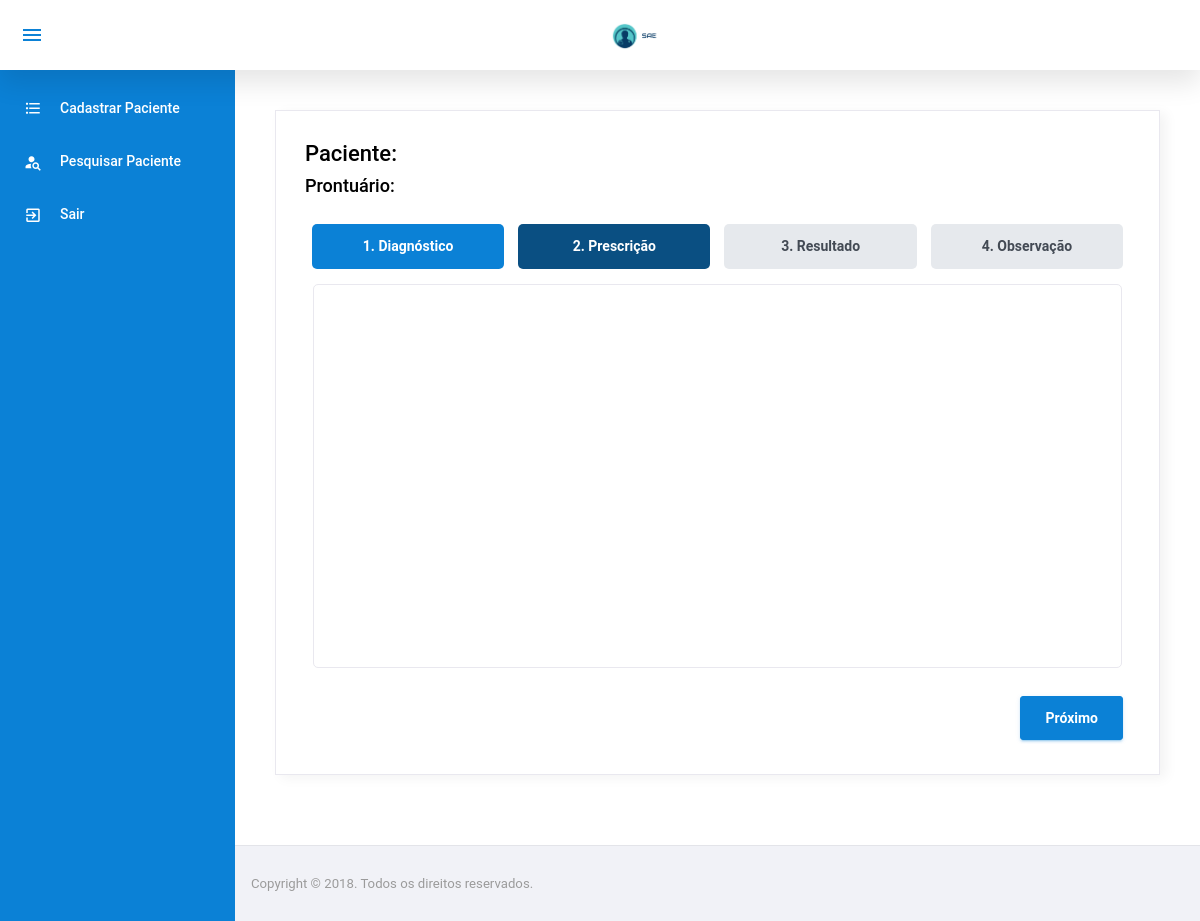
/rotina/RotinaPrescricaoRot.php?idQuestionario=7 (signed in), run on an earlier commit of the app's database.
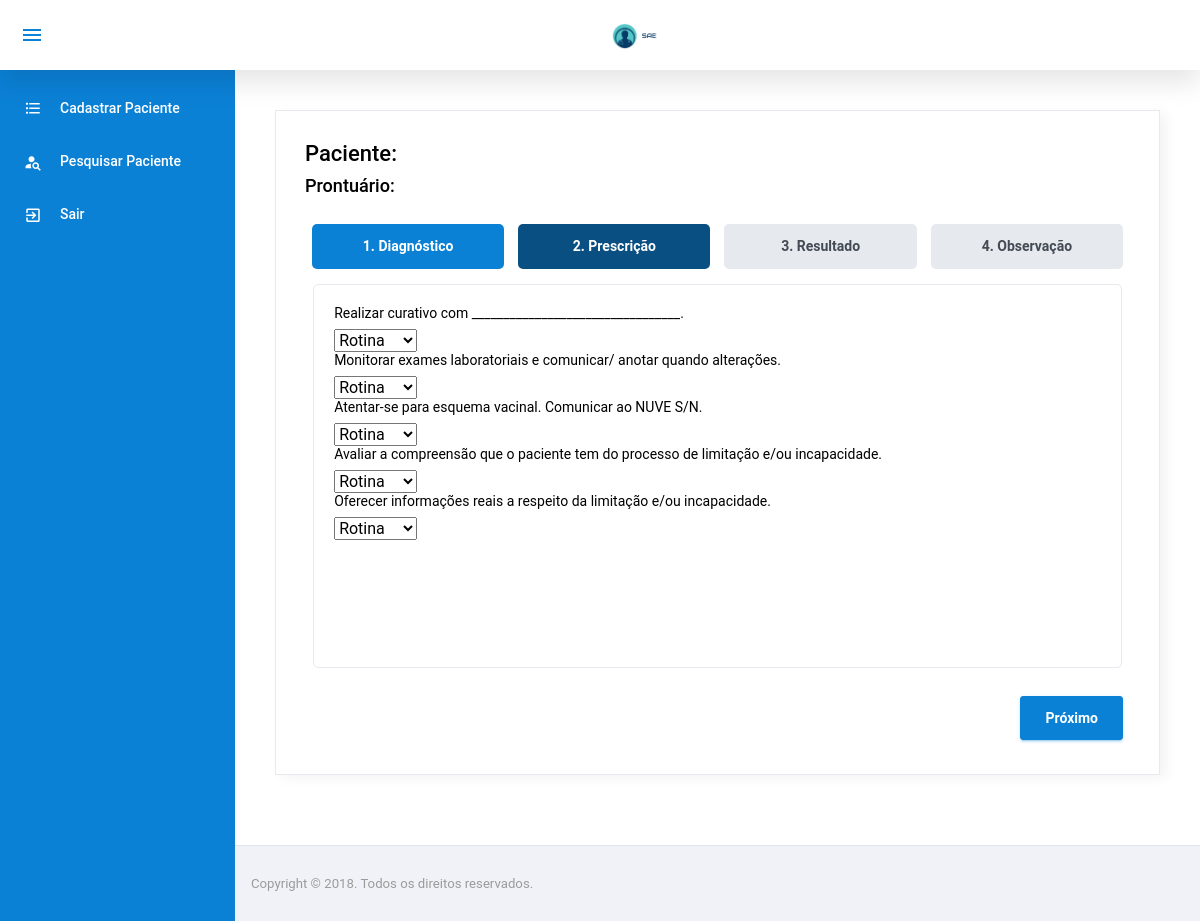
And on a later commit of the database.
### tables this page shows
CREATE TABLE `pacienteprescricao` (
  `IdDiagnostico` int(11) NOT NULL,
  `IdPrescricao` int(11) NOT NULL,
  `IdQuestionarioDiagPresc` int(11) NOT NULL,
  `Rotina` varchar(200) NOT NULL
);

CREATE TABLE `prescricao` (
  `IdPrescricao` int(11) NOT NULL,
  `Descricao` varchar(300) NOT NULL
);

### config/BD.php (called while the page is built, shortened)
<?php
	class BancoDados{
		public static function obterConexao(){
			if(isset($conexao) == false){
				$conexao = new PDO("mysql:dbname=u989534060_sae;host=localhost","root","",array(PDO::MYSQL_ATTR_INIT_COMMAND => "SET NAMES utf8"));
				$conexao->setAttribute(PDO::ATTR_ERRMODE, PDO::ERRMODE_EXCEPTION);
			}
			return $conexao;
		}
	}
?>

### model/PacientePrescricaoModel.php (called while the page is built, shortened)
<?php
	require_once $_SERVER["DOCUMENT_ROOT"] . "/sae/config/BD.php";
	class PacientePrescricaoModel{
		private $bd;
		 function __construct(){
		 	$this->bd = BancoDados::obterConexao();
		 }
		 public function listarTodosPorQuestionarioDiagPresc($idQuestionarioDiagPresc){
			$listarTodosPorQuestionarioDiagPresc = $this->bd->prepare("SELECT * from pacienteprescricao where IdQuestionarioDiagPresc = :idQuestionarioDiagPresc");
            $listarTodosPorQuestionarioDiagPresc->bindParam(":idQuestionarioDiagPresc", $idQuestionarioDiagPresc);
            $listarTodosPorQuestionarioDiagPresc->execute();
            $res = $listarTodosPorQuestionarioDiagPresc->fetchAll(PDO::FETCH_ASSOC);
            return $res;
		 }
	}
?>

### model/PrescricaoModel.php (called while the page is built, shortened)
<?php
	require_once $_SERVER["DOCUMENT_ROOT"] . "/sae/config/BD.php";
	class PrescricaoModel{
		private $bd;
		 function __construct(){
		 	$this->bd = BancoDados::obterConexao();
		 }
         public function listarID($idPrescricao){
            $listarUm = $this->bd->prepare("SELECT * from prescricao where idPrescricao = :idPrescricao");
            $listarUm->bindParam(":idPrescricao", $idPrescricao, PDO::PARAM_INT);
            $listarUm->execute();
            $res = $listarUm->fetch(PDO::FETCH_ASSOC);
            return $res;
         }
	}
?>

### rotina/RotinaPrescricaoRot.php (the view, shortened to what the changed rows need)
<!DOCTYPE html>
<html lang="pt-br">
<?php
    include $_SERVER["DOCUMENT_ROOT"] . "/sae/template/header.php";
    require_once $_SERVER["DOCUMENT_ROOT"]	. "/sae/model/PacientePrescricaoModel.php";
    require_once $_SERVER["DOCUMENT_ROOT"]	. "/sae/model/PrescricaoModel.php";
    $idQuestionario = $_GET["idQuestionario"];
    $pacientePrescricaoModel = new PacientePrescricaoModel();
    $prescricaoModel = new PrescricaoModel();
    $resQuestionarioPresc = $pacientePrescricaoModel->listarTodosPorQuestionarioDiagPresc($idQuestionario);
?>
<body>
  <div class="container-scroller">
    <?php require '../template/menuENF.php'; ?>
      <div class="main-panel">
        <div class="content-wrapper">
            <div class="row">
                <div class="col-12 grid-margin">
                  <div class="card">
                    <div class="card-body">
                      <br>
                      <form id="form-rotina" method="POST" action="../controller/QuestionarioDiagnosticoController.php?acao=cadastrarPrescricaoRot">
                        <div role="application" class="wizard clearfix" id="steps-uid-0">
                        <div class="content clearfix">
                          <section id="steps-uid-0-p-1" role="tabpanel" aria-labelledby="steps-uid-0-h-1" class="body current" style="left: 0px;overflow-y:auto" aria-hidden="false">
                          <?php
                                  foreach($resQuestionarioPresc as $prescricao){
                          ?>
                          <?php
                                    $resPrescricao = $prescricaoModel->listarID($prescricao["IdPrescricao"]);
                                    ?>
                                    <p><?php echo $resPrescricao['Descricao']?></p>
                                    <select name="prescricao<?php echo $prescricao["IdPrescricao"] ?>">
                                    <option value="Rotina">Rotina</option>
                                    </select>
                                  <?php } ?>
                          </section>
                        </div>
                        </div>
                      </form>
                    </div>
                  </div>
                </div>
              </div>
        </div>
      </div>
    </div>
  </div>
</body>
</html>

What changed in the data, as far as the page shows it:
added pacienteprescricao: prescricao.Descricao "Realizar curativo com _________________________________.", IdPrescricao "Rotina"
added pacienteprescricao: prescricao.Descricao "Monitorar exames laboratoriais e comunicar/ anotar quando alterações.", IdPrescricao "Rotina"
added pacienteprescricao: prescricao.Descricao "Atentar-se para esquema vacinal. Comunicar ao NUVE S/N.", IdPrescricao "Rotina"
added pacienteprescricao: prescricao.Descricao "Avaliar a compreensão que o paciente tem do processo de limitação e/ou incapacidade.", IdPrescricao "Rotina"
added pacienteprescricao: prescricao.Descricao "Oferecer informações reais a respeito da limitação e/ou incapacidade.", IdPrescricao "Rotina"
